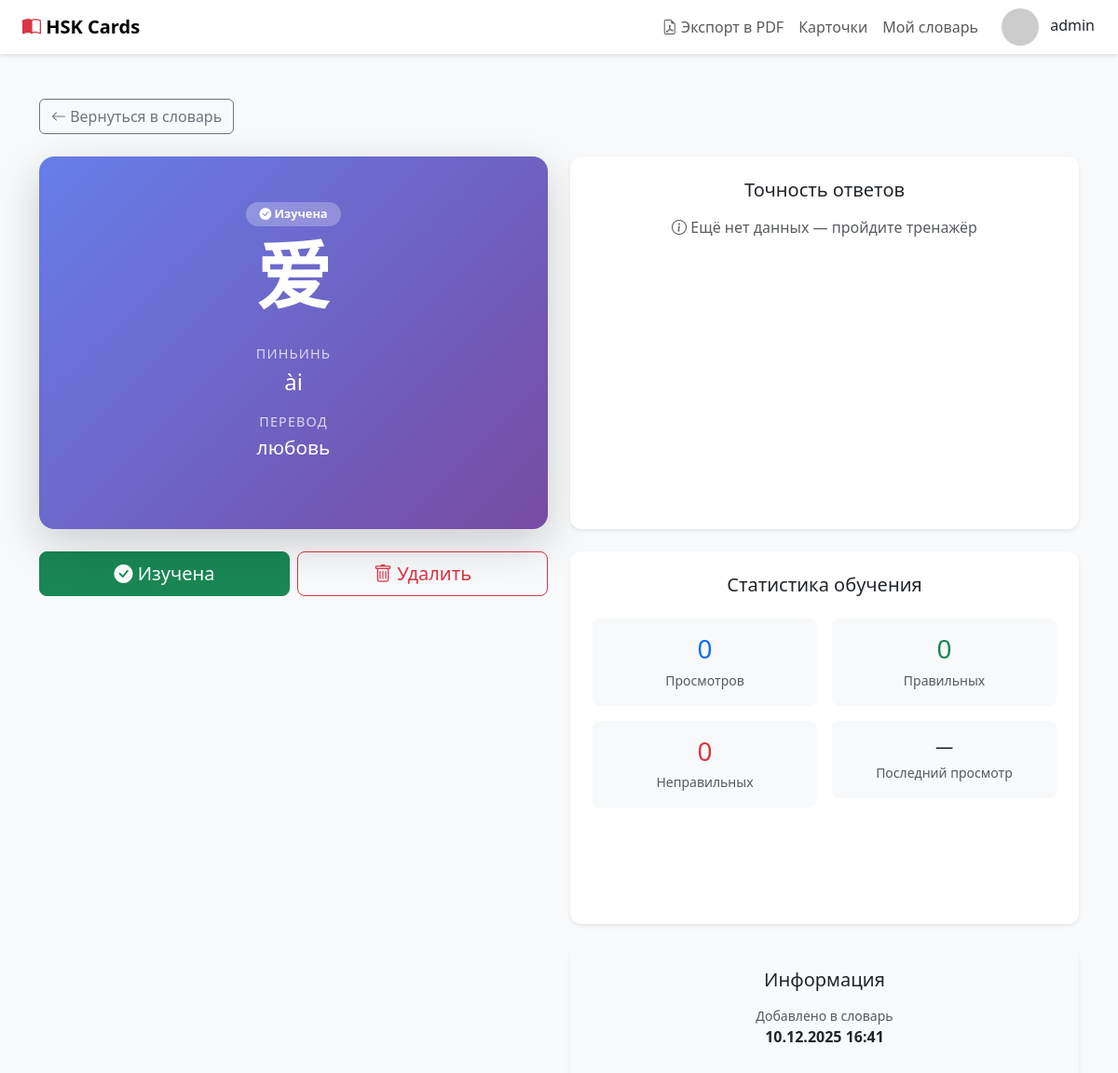
Screenshot of /my/5/ (signed in) with the database file from the repository.
### trainer/models.py (models this page shows, shortened)
class Card(models.Model):
    hieroglyph = models.CharField(max_length=255)
    translate = models.CharField(max_length=255)
    transcription = models.CharField(max_length=255)
    audio = models.FileField(upload_to='audio/', blank=True, null=True)

class DictionaryCard(models.Model):
    dictionary = models.ForeignKey(
        MyDictionary,
        on_delete=models.CASCADE,
        related_name='dictionary_cards',
        verbose_name='Словарь'
    )
    card = models.ForeignKey(
        'Card',  # Замените на название вашего приложения если нужно: 'app_name.Card'
        on_delete=models.CASCADE,
        related_name='dictionary_entries',
        verbose_name='Карточка'
    )
    added_at = models.DateTimeField(
        auto_now_add=True,
        verbose_name='Дата добавления'
    )
    is_learned = models.BooleanField(
        default=False,
        verbose_name='Изучена'
    )
    times_viewed = models.IntegerField(
        default=0,
        verbose_name='Количество просмотров'
    )
    times_correct = models.IntegerField(
        default=0,
        verbose_name='Правильных ответов'
    )
    times_incorrect = models.IntegerField(
        default=0,
        verbose_name='Неправильных ответов'
    )
    last_viewed = models.DateTimeField(
        null=True,
        blank=True,
        verbose_name='Последний просмотр'
    )
    notes = models.TextField(
        blank=True,
        null=True,
        verbose_name='Личные заметки'
    )
    class Meta:
        unique_together = ('dictionary', 'card')
        ordering = ['-added_at']
        verbose_name = 'Карточка в словаре'
        verbose_name_plural = 'Карточки в словаре'
        indexes = [
            models.Index(fields=['dictionary', 'is_learned']),
            models.Index(fields=['dictionary', 'added_at']),
        ]
    def get_accuracy(self):
        total = self.times_correct + self.times_incorrect
        if total == 0:
            return 0
        return round((self.times_correct / total) * 100, 1)

### trainer/views.py (the view)
# urls.py: path('my/<int:card_id>/', MyDictCardDetailView.as_view(), name="my_card_detail"),
class MyDictCardDetailView(LoginRequiredMixin, DetailView):
    model = DictionaryCard
    template_name = 'trainer/my_card_detail.html'
    context_object_name = 'card_info'
    login_url = 'login'
    def get_object(self):
        card_id = self.kwargs.get('card_id')
        user_dictionary = MyDictionary.objects.get(user=self.request.user)
        return DictionaryCard.objects.get(
            dictionary=user_dictionary,
            card_id=card_id
        )
    def get_context_data(self, **kwargs):
        context = super().get_context_data(**kwargs)
        dict_entry = self.get_object()
        context['card'] = dict_entry.card
        context['card_info'] = dict_entry
        context['accuracy'] = dict_entry.get_accuracy()
        return context

### trainer/templates/trainer/my_card_detail.html (shortened to what this page needs)
{% extends '../base.html' %}
{% block content %}
<div class="container py-5">
    <div class="mb-4">
        <a href="{% url 'my_cards' %}" class="btn btn-outline-secondary">
            <i class="bi bi-arrow-left"></i> Вернуться в словарь
        </a>
    </div>
    <div class="row">
        <div class="col-lg-6 mb-4">
            <div class="card border-0 shadow-lg" style="border-radius: 16px; overflow: hidden;">
                <div class="card-body p-5 text-center" style="background: linear-gradient(135deg, #667eea 0%, #764ba2 100%); color: white;">
                    {% if card_info.is_learned %}
                        <span class="badge mb-3 d-inline-block" style="background: rgba(255,255,255,0.25); font-size: 0.8rem; padding: 0.4rem 0.9rem; border-radius: 100px;">
                            <i class="bi bi-check-circle-fill"></i> Изучена
                        </span>
                    {% endif %}
                    <div style="font-size: 5rem; font-weight: bold; margin-bottom: 2rem; font-family: 'SimHei', 'Microsoft YaHei', sans-serif; line-height: 1;">
                        {{ card.hieroglyph }}
                    </div>
                    <div class="mb-3">
                        <h4 class="mb-1" style="opacity: 0.75; font-size: 0.9rem; text-transform: uppercase; letter-spacing: 0.08em;">Пиньинь</h4>
                        <p style="font-size: 1.5rem; font-weight: 500; margin: 0;">{{ card.transcription }}</p>
                    </div>
                    <div class="mb-4">
                        <h4 class="mb-1" style="opacity: 0.75; font-size: 0.9rem; text-transform: uppercase; letter-spacing: 0.08em;">Перевод</h4>
                        <p style="font-size: 1.3rem; margin: 0;">{{ card.translate }}</p>
                    </div>
                </div>
            </div>
            <div class="mt-4 d-flex gap-2">
                <button class="btn btn-lg {% if card_info.is_learned %}btn-success{% else %}btn-outline-success{% endif %} toggle-learned"
                        data-card-id="{{ card.id }}"
                        style="flex: 1; border-radius: 8px;">
                    <i class="bi {% if card_info.is_learned %}bi-check-circle-fill{% else %}bi-circle{% endif %}"></i>
                    {% if card_info.is_learned %}Изучена{% else %}Отметить как изученную{% endif %}
                </button>
                <button class="btn btn-lg btn-outline-danger remove-card"
                        data-card-id="{{ card.id }}"
                        style="flex: 1; border-radius: 8px;">
                    <i class="bi bi-trash"></i> Удалить
                </button>
            </div>
        </div>
        <div class="col-lg-6">
            <div class="card border-0 shadow-sm mb-4" style="border-radius: 12px;">
                <div class="card-body p-4">
                    <h5 class="card-title mb-3">Точность ответов</h5>
                    {% if card_info.times_viewed > 0 %}
                        <div class="d-flex justify-content-between align-items-center mb-2">
                            <span class="text-muted">Правильных ответов</span>
                            <strong class="{% if accuracy >= 80 %}text-success{% elif accuracy >= 50 %}text-warning{% else %}text-danger{% endif %}" style="font-size: 1.4rem;">
                                {{ accuracy|floatformat:0 }}%
                            </strong>
                        </div>
                        <div class="progress" style="height: 20px; border-radius: 8px; background: #e9ecef;">
                            <div class="progress-bar {% if accuracy >= 80 %}bg-success{% elif accuracy >= 50 %}bg-warning{% else %}bg-danger{% endif %}"
                                 style="width: {{ accuracy|floatformat:0 }}%; border-radius: 8px; transition: width 0.8s ease;"
                                 role="progressbar"
                                 aria-valuenow="{{ accuracy|floatformat:0 }}"
                                 aria-valuemin="0"
                                 aria-valuemax="100">
                            </div>
                        </div>
                    {% else %}
                        <p class="text-muted mb-0"><i class="bi bi-info-circle"></i> Ещё нет данных — пройдите тренажёр</p>
                    {% endif %}
                </div>
            </div>
            <div class="card border-0 shadow-sm mb-4" style="border-radius: 12px;">
                <div class="card-body p-4">
                    <h5 class="card-title mb-4">Статистика обучения</h5>
                    <div class="row text-center g-3">
                        <div class="col-6">
                            <div class="bg-light p-3" style="border-radius: 8px;">
                                <h3 class="text-primary mb-1">{{ card_info.times_viewed }}</h3>
                                <small class="text-muted">Просмотров</small>
                            </div>
                        </div>
                        <div class="col-6">
                            <div class="bg-light p-3" style="border-radius: 8px;">
                                <h3 class="text-success mb-1">{{ card_info.times_correct }}</h3>
                                <small class="text-muted">Правильных</small>
                            </div>
                        </div>
                        <div class="col-6">
                            <div class="bg-light p-3" style="border-radius: 8px;">
                                <h3 class="text-danger mb-1">{{ card_info.times_incorrect }}</h3>
                                <small class="text-muted">Неправильных</small>
                            </div>
                        </div>
                        <div class="col-6">
                            <div class="bg-light p-3" style="border-radius: 8px;">
                                <h3 class="mb-1" style="font-size: 1.2rem;">
                                    {% if card_info.last_viewed %}
                                        {{ card_info.last_viewed|date:"d.m.Y" }}
                                    {% else %}
                                        —
                                    {% endif %}
                                </h3>
                                <small class="text-muted">Последний просмотр</small>
                            </div>
                        </div>
                    </div>
                </div>
            </div>
            <div class="cardd border-0 shadow-sm" style="border-radius: 12px;">
                <div class="card-body p-4">
                    <h5 class="card-title mb-3">Информация</h5>
                    <div class="mb-3">
                        <small class="text-muted d-block">Добавлено в словарь</small>
                        <strong>{{ card_info.added_at|date:"d.m.Y H:i" }}</strong>
                    </div>
                </div>
            </div>
        </div>
    </div>
</div>
{% endblock %}

### trainer/templates/base.html (shortened to what this page needs)
{% load static %}
<!DOCTYPE html>
<html lang="ru">
<head>
    <link href="https://cdnjs.cloudflare.com/ajax/libs/bootstrap/5.3.0/css/bootstrap.min.css" rel="stylesheet">
    <link href="https://cdnjs.cloudflare.com/ajax/libs/bootstrap-icons/1.11.0/font/bootstrap-icons.min.css" rel="stylesheet">
</head>
<body>
    <nav class="navbar navbar-expand-lg navbar-light bg-white">
        <div class="container-fluid px-4">
            <a class="navbar-brand fw-bold" href="{% url 'card_list' %}">
                <i class="bi bi-book-half" style="color: #dc3545;"></i>
                HSK Cards
            </a>
            <div class="collapse navbar-collapse" id="navbarNav">
                <ul class="navbar-nav ms-auto">
                    <li class="nav-item">
                        <a class="nav-link" href="{% url 'my_cards_pdf' %}">
                            <i class="bi bi-file-earmark-pdf"></i> Экспорт в PDF
                        </a>
                    </li>
                    <li class="nav-item">
                        <a class="nav-link" href="{% url 'card_list' %}">Карточки</a>
                    </li>
                    {% if user.is_authenticated %}
                    <li class="nav-item">
                        <a class="nav-link" href="{% url 'my_cards' %}">Мой словарь</a>
                    </li>
                    {% endif %}
                </ul>
            </div>
            <div class="d-flex align-items-center ms-3">
                {% if user.is_authenticated %}
                    <div class="dropdown">
                        <button class="btn btn-link p-0 text-decoration-none" type="button" data-bs-toggle="dropdown">
                            <img src="https://ui-avatars.com/api/?name={{ user.username }}&background=dc3545&color=fff" alt="{{ user.username }}" class="avatar">
                            <span class="ms-2 text-dark">{{ user.username }}</span>
                        </button>
                    </div>
                {% else %}
                    <a href="{% url 'accounts:login' %}" class="btn btn-danger btn-sm ms-2">Вход</a>
                    <a href="{% url 'accounts:register' %}" class="btn btn-outline-danger btn-sm ms-2">Регистрация</a>
                {% endif %}
            </div>
        </div>
    </nav>
    {% block content %}{% endblock %}
</body>
</html>

### trainer/templates/base.html (style rules this page uses)
body { background-color: #f8f9fa; }
.navbar { box-shadow: 0 2px 4px rgba(0,0,0,0.1); }
.card { transition: transform 0.3s ease, box-shadow 0.3s ease; border: none; border-radius: 12px; overflow: hidden; height: 100%; cursor: pointer; }
.card-body { padding: 1.5rem; text-align: center; }
.avatar { width: 40px; height: 40px; border-radius: 50%; object-fit: cover; }

### trainer/templates/trainer/my_card_detail.html (style rules this page uses)
.cardd { height: 200px; transition: transform 0.3s ease, box-shadow 0.3s ease; }
.card { height: 400px; transition: transform 0.3s ease, box-shadow 0.3s ease; }
.btn { transition: all 0.2s ease; }

### rows the page displays
Card: hieroglyph "爱", transcription "ài", translate "любовь"
DictionaryCard: times_viewed "0", times_correct "0", times_incorrect "0", added_at "10.12.2025 16:41"

### other values shown
{{ user.username }} "admin"
